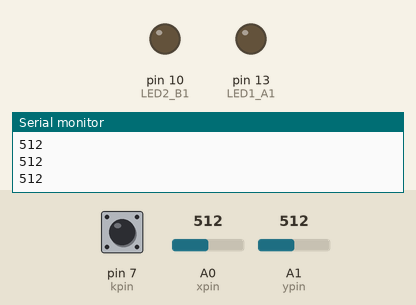
Simulated run of this sketch. Board: Arduino Uno, built with avr-gcc and run on an emulated ATmega328P. On the bench: output pins drawn as LEDs (lit = HIGH), the last lines printed to the serial monitor. The test bench sets the inputs (shaded band); at power-on: A1 (ypin) = 512, pin 7 (kpin) HIGH, A0 (xpin) = 512.

Above: at 1.2 s.
1.3 s: A1 (ypin) set to 534
At 2.3 s:
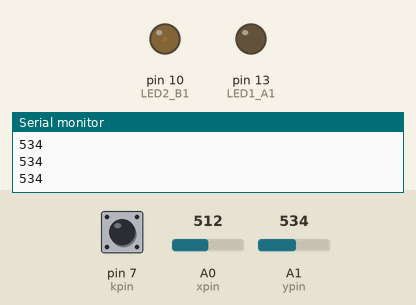
2.8 s: A1 (ypin) set to 716
At 3.5 s:
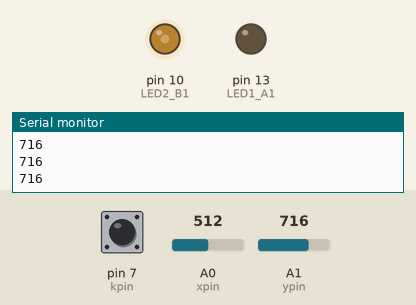
4.3 s: A1 (ypin) set to 900
At 4.6 s:
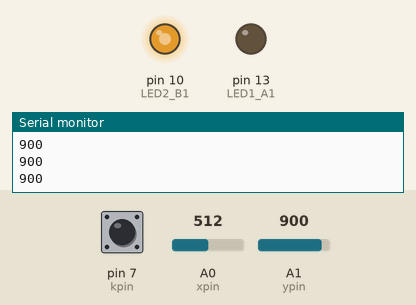
5.8 s: A1 (ypin) set to 1023
At 7.0 s:
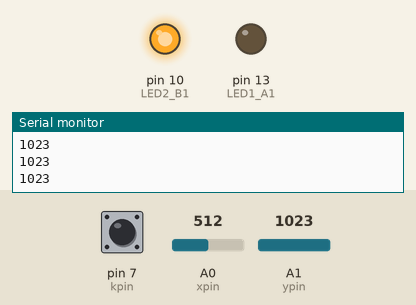
7.3 s: A1 (ypin) set to 122
At 8.1 s:
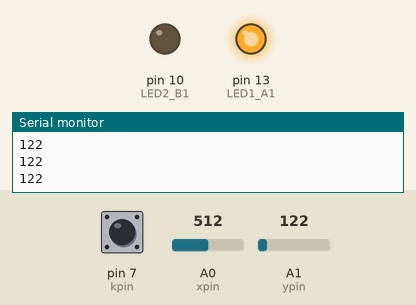
Timing chart, 0 to 9.8 s (numbered marks = the images above; inputs shaded):
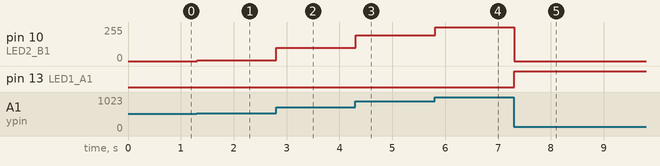

Measured:
- after the input at 1.3 s, pin 10 (LED2_B1): 0/255 → 5/255 at once
- after the input at 2.8 s, pin 10 (LED2_B1): 5/255 → 98/255 at once
- after the input at 4.3 s, pin 10 (LED2_B1): 98/255 → 192/255 at once
- after the input at 5.8 s, pin 10 (LED2_B1): 192/255 → 255/255 at once
- after the input at 7.3 s, pin 10 (LED2_B1): 255/255 → 0/255 at once; pin 13 (LED1_A1): LOW → HIGH at once

The sketch:

step2.ino
```cpp
//조이스틱으로 LED 제어하기
int kpin = 7, xpin = A0, ypin = A1; //k(스위치) 7번핀, x는 A0핀, y는 A1핀
int LED1_A1 = 13, LED2_B1 = 10; //LED1 13번핀, LED2 10번핀

void setup() {
  Serial.begin(9600);
  pinMode(kpin, INPUT); //k(스위치) 입력
  digitalWrite(kpin, HIGH); //k(스위치) 눌렀을 때
  pinMode(LED1_A1, OUTPUT);
  pinMode(LED2_B1, OUTPUT); //LED1,2 출력

}
void loop() {
  int swValue = digitalRead(kpin); //스위치 입력신호
  int xValue = analogRead(xpin); // x좌표값 입력신호
  int yValue = analogRead(ypin); //y좌표값 입력신호
  int f_spd, b_spd;
  Serial.println(yValue);
  if (yValue > 500 && yValue < 524) {
    f_spd = 0;
    b_spd = 0;
  } else if (yValue <= 500) { // 조이스틱을 오른쪽으로 움직였을 때
    f_spd = map(yValue, 500, 0, 0, 255); //y좌표의 범위(500~0)를 변환(0~255)
    b_spd = 0;
  } else { // 조이스틱을 왼쪽으로 움직였을 때
    f_spd = 0;
    b_spd = map(yValue, 524, 1023, 0, 255); ////y좌표의 범위(524~1023)를 변환(0~255)
  }
  analogWrite(LED1_A1, f_spd); //LED1 점등
  analogWrite(LED2_B1, b_spd); //LED2 점등
}
```
